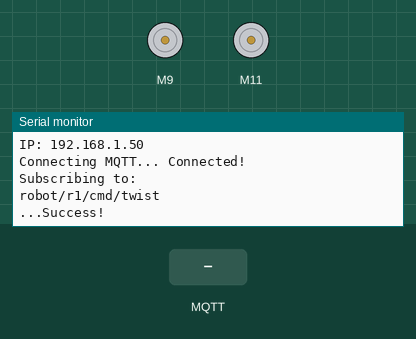
This sketch was run on a simulated Arduino Uno R4 WiFi. Parts: 2 × DC motor (green arrow = forward, orange = backward, longer = faster), the last lines printed to the serial monitor. Inputs (shaded band) come from the test bench. WiFi joins after 1.5 s; servers stay silent unless stated; no MQTT or app messages arrive unless stated.

Above: at 3.7 s.
3.8 s: MQTT message "1" arrives on the first subscribed topic
At 4.3 s:
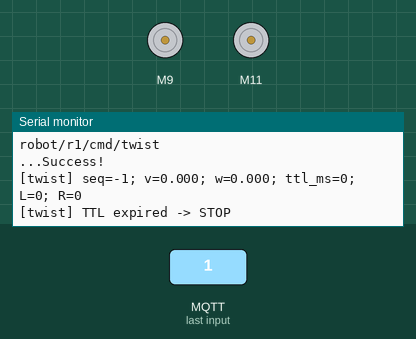
5.3 s: MQTT message "on" arrives on the first subscribed topic
At 6.7 s:
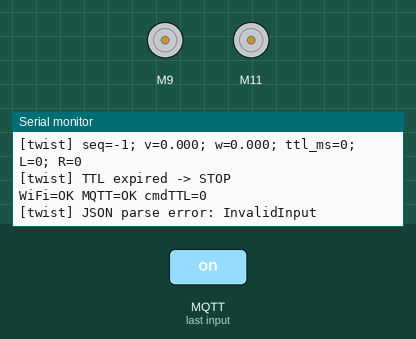

The sketch:

manual_motor_testing.ino
```cpp
#include <WiFiS3.h>
#include <math.h>
#include <ArduinoMqttClient.h>
#include <ArduinoJson.h>

#include "config.h"
#ifdef __has_include
  #if __has_include("config_local.h")
    #include "config_local.h"
  #endif
#endif

#include <CytronMotorDriver.h>

const byte mac[] = {0x10, 0x51, 0xDB, 0x37, 0x4F, 0x14};  // MAC address for utexas iot

// --------- jobs + MQTT ---------

const char topic_job[]  = "robot/r1/cmd/job";
const char topic_done[] = "robot/r1/evt/done";
const char topic_ack[] = "robot/r1/evt/ack";
const char topic_twist[] = "robot/r1/cmd/twist";

WiFiClient net;
MqttClient mqtt(net);

char clientId[] = "Arduino_R1";
bool subscribed = false;
String lastCommandId = "";

// --------- motors ---------

CytronMD motorL(PWM_DIR, 9, 8); // PWM 2 = Pin 9, DIR 2 = Pin 10.
CytronMD motorR(PWM_DIR, 11, 13);  // PWM 1 = Pin 3, DIR 1 = Pin 4.

// twist commands to motor mapping
float K_V = 350.0f;   // PWM per m/s (needs tuning)
float K_W = 140.0f;   // PWM per rad/s (needs tuning)

// safety and command vars
volatile int lastSeq = -1;
volatile uint32_t cmdExpiresAtMs = 0;
volatile int targetL = 0;
volatile int targetR = 0;

// --------- helper functions ---------

// --- connection helpers ---
void connectWiFi(){
  if(WiFi.status() == WL_CONNECTED) return;

  Serial.print("\nConnecting WiFi... ");
  WiFi.begin(WIFI_SSID, WIFI_PASS);
  while (WiFi.status() != WL_CONNECTED) { delay(500); Serial.print("."); }
  while (WiFi.localIP() == IPAddress(0,0,0,0)) delay(200);

  Serial.print("Connected!");
  Serial.print("\nIP: ");
  Serial.println(WiFi.localIP());
}

void connectMQTT(){
  if(mqtt.connected()) return;

  subscribed = false;

  Serial.print("Connecting MQTT... ");
  while (!mqtt.connect(MQTT_HOST, MQTT_PORT)) {
    Serial.print("MQTT connect failed: ");
    Serial.println(mqtt.connectError());
    delay(1000);
  }
  Serial.print("Connected!");
}

void subscribeMQTT(){
  if(!mqtt.connected()) return;
  if(subscribed) return;

  Serial.println("\nSubscribing to:");
  Serial.println(topic_twist);

  mqtt.subscribe(topic_twist,1);
  subscribed = true;

  Serial.println("...Success!");
}

// --- motor helpers ---
static int clamp(int x, int low, int high){
  if(x < low) return low;
  if(x > high) return high;
  return x;
}

void setMotors(int left, int right){
  targetL = clamp(left, -255, 255);
  targetR = clamp(right, -255, 255);

  motorL.setSpeed(targetL);
  motorR.setSpeed(targetR);
}

void stopMotors(){
  targetL = 0;
  targetR = 0;
  setMotors(0,0);
}

void handleTwistMessage(const char* json, size_t n){
  // json comes like this: {"mode":"manual","seq":12,"v":0.25,"w":0.0,"ttl_ms":500}
  StaticJsonDocument<256> doc;
  DeserializationError err = deserializeJson(doc,json,n);
  if(err){
    Serial.print("[twist] JSON parse error: ");
    Serial.println(err.c_str());
    return;
  }

  int seq = doc["seq"] | -1;
  const char* command_id = doc["command_id"] | "";
  float v = doc["v"] | 0.0;
  float w = doc["w"] | 0.0;
  int ttl = doc["ttl_ms"] | 0;

  // server didnt receive ack, resend and return
  if(strlen(command_id) > 0 && lastCommandId == String(command_id)){
    Serial.println("Duplicate ACK sent");

    mqtt.beginMessage(topic_ack);
    mqtt.print("{\"command_id\":\"");
    mqtt.print(command_id);
    mqtt.print("\",\"status\":\"received\"}");
    mqtt.endMessage();
    return;
  }

  // accept command and send ack
  if(strlen(command_id) > 0){
    lastCommandId = String(command_id);
    Serial.println("ACK sent");

    mqtt.beginMessage(topic_ack);
    mqtt.print("{\"command_id\":\"");
    mqtt.print(command_id);
    mqtt.print("\",\"seq\":");
    mqtt.print(seq);
    mqtt.print(",\"status\":\"received\"}");
    mqtt.endMessage();
  }

  // convert twist to PWMs
  int base = (int)roundf(K_V * v);
  int turn = (int)roundf(K_W * w);

  int left = base - turn;
  int right = base + turn;

  setMotors(left,right);

  // duration
  uint32_t now = millis();
  if(ttl <= 0){
    cmdExpiresAtMs = now;
  }else{
    cmdExpiresAtMs = now + (uint32_t)ttl;
  }

  Serial.print("[twist] seq="); Serial.print(seq);
  Serial.print("; v="); Serial.print(v, 3);
  Serial.print("; w="); Serial.print(w, 3);
  Serial.print("; ttl_ms="); Serial.print(ttl);
  Serial.print("; L="); Serial.print(targetL);
  Serial.print("; R="); Serial.println(targetR);
}
// --------- setup ---------

void setup() {
  Serial.begin(115200);
  delay(1000);

  mqtt.setId(clientId);
  mqtt.setKeepAliveInterval(30*1000); // 30s

  stopMotors();

  connectWiFi();
  connectMQTT();
  subscribeMQTT();
}

// --------- main loop ---------

void loop(){
  // polling times
  static uint32_t lastConnectCheck = 0;
  static uint32_t lastPoll = 0;

  uint32_t now = millis();
  if(now - lastConnectCheck >= 5000){   // check and reconnect 5s
    connectWiFi();
    connectMQTT();
    subscribeMQTT();
    lastConnectCheck = now;
  }
  now = millis();
  if(now - lastPoll >= 10){   // 10ms
    mqtt.poll();
    lastPoll = now;
  }

  // loop gap check (testing)
  /*
  static uint32_t lastLoopMs = 0;
  static uint32_t worstGap = 0;
  static uint32_t lastGapReport = 0;

  now = millis();
  uint32_t gap = (lastLoopMs == 0) ? 0 : (now - lastLoopMs);
  lastLoopMs = now;
  if (gap > worstGap) worstGap = gap;
  */

  // message drain
  int messageSize;
  while((messageSize = mqtt.parseMessage()) > 0){
    //Serial.println("message detected yayhyyyyh");
    String topic = mqtt.messageTopic();

    // payload to buffer
    const int MAX = 512;
    int n = clamp(messageSize, 0, MAX - 1);
    char buf[MAX];
    int i = 0;

    while(mqtt.available() && i < n){
      //Serial.print(buf[i]);
      buf[i++] = (char)mqtt.read();
    }
    //Serial.println("");
    buf[i] = '\0';

    // discard extra if payload > MAX
    while(mqtt.available()) mqtt.read();

    if(topic == topic_twist){
      handleTwistMessage(buf, i);
      //Serial.println("twisting detected beep boop");
    }else{
      // debug and will add other stuff later
      // Serial.print("[mqtt] msg on "); Serial.println(topic);
    }
  }

  // stop if command expired
  now = millis();
  if(cmdExpiresAtMs != 0 && (int32_t)(now - cmdExpiresAtMs) >= 0){  // cmd expired
    cmdExpiresAtMs = 0;
    stopMotors();
    Serial.println("[twist] TTL expired -> STOP");
  }


  // telemetry
  static uint32_t lastReport = 0;
  if(now - lastReport >= 5000) {  // 5s
    lastReport = now;
    Serial.print("WiFi=");
    Serial.print(WiFi.status() == WL_CONNECTED ? "OK" : "DOWN");
    Serial.print(" MQTT=");
    Serial.print(mqtt.connected() ? "OK" : "DOWN");
    Serial.print(" cmdTTL=");
    Serial.println(cmdExpiresAtMs ? (int32_t)(cmdExpiresAtMs - now) : 0);
  }
}
```

config.h
```cpp
#pragma once

#define MQTT_HOST ""
#define MQTT_PORT ""

#define WIFI_SSID ""
#define WIFI_PASS ""
```

Measured:
- after the input at 3.8 s, the serial monitor: prints a new line at once (image 1)
- after the input at 5.3 s, the serial monitor: prints a new line at once (image 2)
